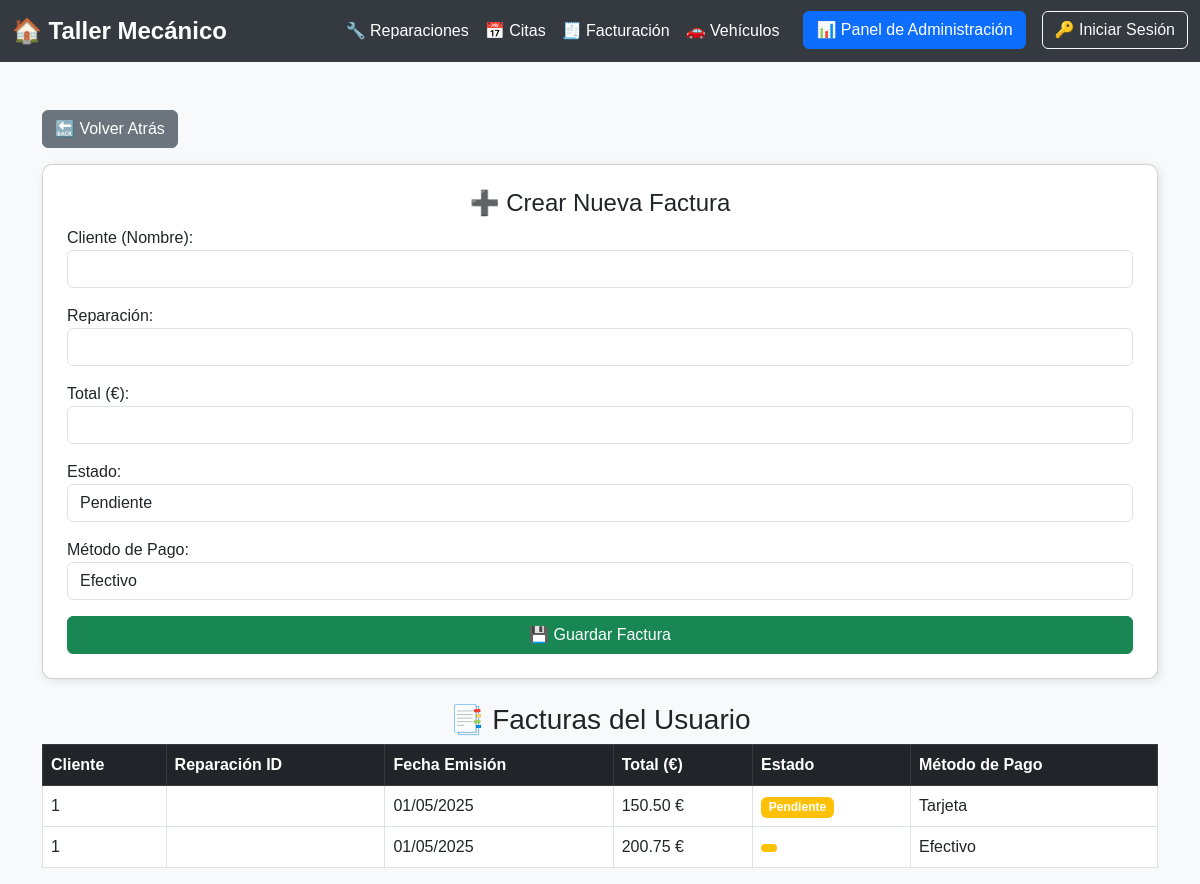
/taller_mecanico/generar_factura.php?usuario_id=1, run on the app's committed database.
### tables this page shows
CREATE TABLE `facturacion` (
  `ID` int(11) NOT NULL,
  `Usuario_ID` varchar(50) NOT NULL,
  `Reparacion_ID` varchar(50) NOT NULL,
  `Fecha_Emision` timestamp NOT NULL DEFAULT current_timestamp(),
  `Total` decimal(10,2) NOT NULL,
  `Estado` enum('Pendiente','Pagado','Cancelado') DEFAULT 'Pendiente',
  `Metodo_Pago` enum('Efectivo','Tarjeta','Transferencia','Paypal') NOT NULL
);

### taller_mecanico/generar_factura.php (the view, shortened to what this page needs)
<?php
include 'config.inc.php';
include 'header.php';
$facturas = [];
if (isset($_GET['usuario_id'])) {
    $usuario_id = $_GET['usuario_id'];
    $stmt = $conn->prepare("SELECT ID, Usuario_ID, Reparacion_ID, Fecha_Emision, Total, Estado, Metodo_Pago FROM Facturacion WHERE Usuario_ID = ?");
    $stmt->bind_param("s", $usuario_id);
    $stmt->execute();
    $result = $stmt->get_result();
    while ($row = $result->fetch_assoc()) {
        $facturas[] = $row;
    }
}
?>
<div class="container mt-5">
    <div class="d-flex justify-content-between mb-3">
        <button onclick="history.back()" class="btn btn-secondary">🔙 Volver Atrás</button>
    </div>
    <div class="card p-4 mb-4">
        <h4 class="text-center">➕ Crear Nueva Factura</h4>
        <form method="POST">
            <div class="mb-3">
                <label for="usuario_id">Cliente (Nombre):</label>
                <input type="text" name="usuario_id" id="usuario_id" class="form-control" required>
            </div>
            <div class="mb-3">
                <label for="reparacion_id">Reparación:</label>
                <input type="text" name="reparacion_id" id="reparacion_id" class="form-control">
            </div>
            <div class="mb-3">
                <label for="total">Total (€):</label>
                <input type="number" name="total" id="total" step="0.01" class="form-control" required>
            </div>
            <div class="mb-3">
                <label for="estado">Estado:</label>
                <select name="estado" id="estado" class="form-control">
                    <option value="Pendiente">Pendiente</option>
                </select>
            </div>
            <div class="mb-3">
                <label for="metodo_pago">Método de Pago:</label>
                <select name="metodo_pago" id="metodo_pago" class="form-control" required>
                    <option value="Efectivo">Efectivo</option>
                </select>
            </div>
            <button type="submit" class="btn btn-success w-100">💾 Guardar Factura</button>
        </form>
    </div>
    <div id="resultadoBusqueda">
        <?php if (!empty($facturas)): ?>
        <h3 class="text-center mt-4">📑 Facturas del Usuario</h3>
        <table class="table table-bordered table-hover">
            <thead class="table-dark">
                <tr>
                    <th>Cliente</th>
                    <th>Reparación ID</th>
                    <th>Fecha Emisión</th>
                    <th>Total (€)</th>
                    <th>Estado</th>
                    <th>Método de Pago</th>
                </tr>
            </thead>
            <tbody>
                <?php foreach ($facturas as $factura): ?>
                <tr>
                    <td><?= $factura['Usuario_ID'] ?></td>
                    <td><?= $factura['Reparacion_ID'] ?></td>
                    <td><?= date('d/m/Y', strtotime($factura['Fecha_Emision'])) ?></td>
                    <td><?= number_format($factura['Total'], 2) ?> €</td>
                    <td>
                        <span class="badge bg-<?= $factura['Estado'] == 'Pagado' ? 'success' : 'warning' ?>">
                            <?= $factura['Estado'] ?>
                        </span>
                    </td>
                    <td><?= $factura['Metodo_Pago'] ?></td>
                </tr>
                <?php endforeach; ?>
            </tbody>
        </table>
        <?php elseif (isset($_GET['usuario_id'])): ?>
            <div class="alert alert-warning text-center">⚠️ No se encontraron facturas para este usuario.</div>
        <?php endif; ?>
    </div>
</div>

### taller_mecanico/css/styles.css (style rules this page uses)
body { font-family: Arial, sans-serif; background-color: #f8f9fa; margin: 0; padding: 0; }
.container { margin-top: 30px; }
.card { border-radius: 10px; box-shadow: 2px 2px 10px rgba(0, 0, 0, 0.1); }
.container { animation: fadeIn 1s ease-in-out; }

### data on the page
facturacion: Usuario_ID "1", Fecha_Emision "01/05/2025", Total "150.50", Estado "Pendiente", Metodo_Pago "Tarjeta"
facturacion: Usuario_ID "1", Fecha_Emision "01/05/2025", Total "200.75", Metodo_Pago "Efectivo"
